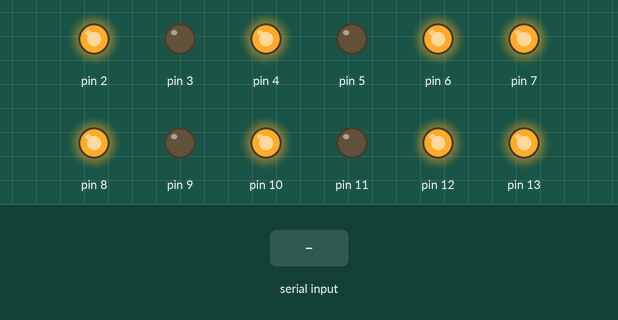
A sketch run on a simulated Arduino Nano, built with avr-gcc and run on an emulated ATmega328P. Shown: output pins drawn as LEDs (lit = HIGH). The inputs (shaded band) are chosen by the test bench.

Above: at 5.9 s.
6.0 s: "90,45,200\n" received over Serial
At 7.0 s:
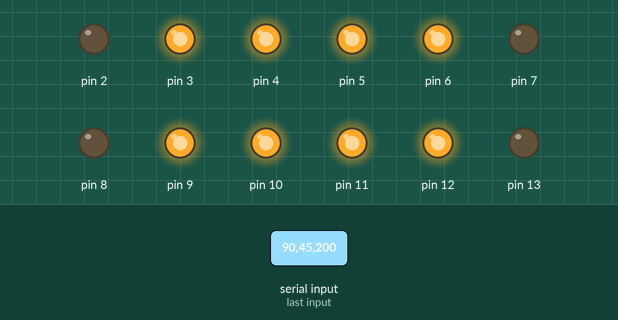
7.5 s: "30,150,10\n" received over Serial
At 9.9 s:
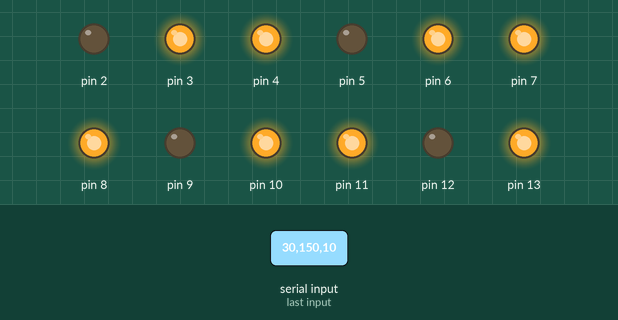
10.5 s: "90,45\n" received over Serial
At 12.4 s:
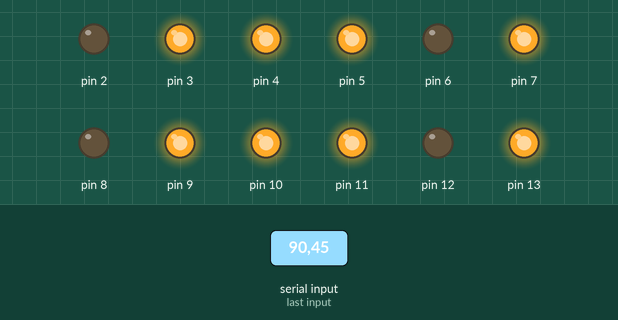
13.0 s: "1,90,45\n" received over Serial
At 13.5 s:
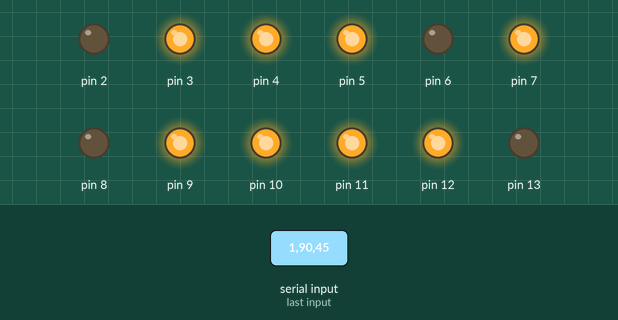
14.5 s: "5\n" received over Serial
At 16.3 s:
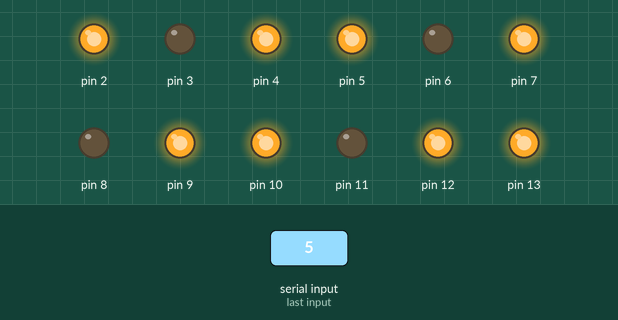
17.0 s: "30,150\n" received over Serial
At 18.4 s:
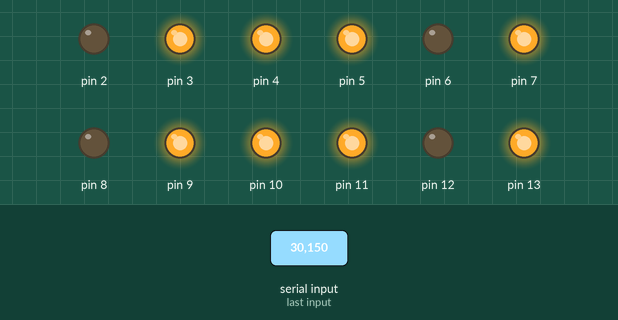
Timing chart, 0 to 20.0 s (numbered marks = the images above; inputs shaded):
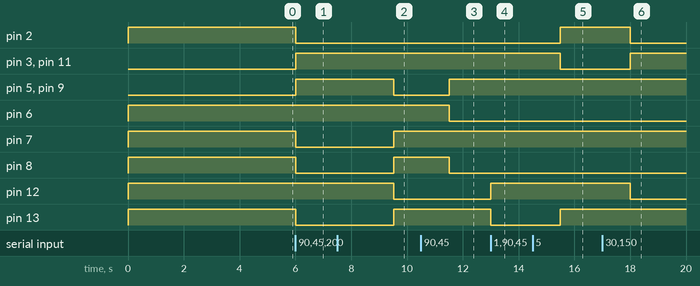

The sketch:

jarduino.ino
```cpp
// When uploading on Josh's Nano boards,
// make sure to select ATMega328P(Old Bootloader)
// in the Tools > Processor menu.

#include "drives_lib/Motor.cpp"
#include "drives_lib/SquareDrive.cpp"

// refer: ./drives_lib/square_drive_pins_from_aubrey_discord.png
Motor right(5, 6, 7, true, Motor::BRAKE, 0.1); // m1
Motor left(9, 8, 10, true, Motor::BRAKE, 0.1); // m2
Motor back(11, 12, 13, true, Motor::BRAKE, 0.1); // m3
Motor front(3, 2, 4, true, Motor::BRAKE, 0.1); // m4

SquareDrive squareDrive(front, right, left, back);

void setup() {
    // Extra pause on startup, just for the CPU as a treat!
    // no, really, it might be helping with the uploads on
    // my ancient bootloader... LOL
    delay(5000);

    Serial.begin(9600);

    while (Serial.available() == 0) {
        // Block until Serial is connected.
    }
}

void loop() {
    if (Serial.available() > 0) {
        float x = Serial.parseFloat();
        float y = Serial.parseFloat();
        float rotation = Serial.parseFloat();

        squareDrive.setSpeed(x, y, rotation);
        // Uncomment the following 2 lines if you're just trying to test over serial monitor
        // and are just typing in inputs!
        // delay(5000);
        // squareDrive.setSpeed(0, 0, 0);
    }
    delay(10);
}

// void loop() {
//     Serial.println("Enter your name to test all the motors: ");

//     // block until user hits Enter :
//     while (Serial.available() == 0) {}
//     Serial.readString();
//     // sorry yeah irdk how else the serial lib wants me to do that LOL

//     Serial.println("right.setSpeed(0.4);");
//     delay(1000);
//     right.setSpeed(0.4);
//     delay(1000);
//     right.setSpeed(0.0);
//     delay(1000);
//     Serial.println("right complete");
//     delay(1000);

//     Serial.println("left.setSpeed(0.4);");
//     delay(1000);
//     left.setSpeed(0.4);
//     delay(1000);
//     left.setSpeed(0.0);
//     delay(1000);
//     Serial.println("left complete");
//     delay(1000);

//     Serial.println("back.setSpeed(0.4);");
//     delay(1000);
//     back.setSpeed(0.4);
//     delay(1000);
//     back.setSpeed(0.0);
//     delay(1000);
//     Serial.println("back complete");
//     delay(1000);

//     Serial.println("front.setSpeed(0.4);");
//     delay(1000);
//     front.setSpeed(0.4);
//     delay(1000);
//     front.setSpeed(0.0);
//     delay(1000);
//     Serial.println("front complete");
//     delay(1000);

//     delay(50);
// }
```

Measured:
- after the input at 6.0 s, pin 2, pin 7, pin 8, pin 13: HIGH → LOW at once; pin 3, pin 5, pin 9, pin 11: LOW → HIGH at once
- after the input at 7.5 s, pin 2: stays LOW (without the input it goes to HIGH after 1.5 s); pin 3, pin 11: stays HIGH (without the input it goes to LOW after 1.5 s); pin 5, pin 9: HIGH → LOW after 2.0 s instead of 1.5 s; pin 7, pin 8, pin 13: LOW → HIGH after 2.0 s instead of 1.5 s; pin 12: HIGH → LOW after 2.0 s
- after the input at 10.5 s, pin 5, pin 9: LOW → HIGH after 1.0 s; pin 6, pin 8: HIGH → LOW after 1.0 s
- after the input at 13.0 s, pin 12: LOW → HIGH at once; pin 13: HIGH → LOW at once
- after the input at 14.5 s, pin 2, pin 13: LOW → HIGH after 1.0 s instead of 1.5 s; pin 3, pin 11: HIGH → LOW after 1.0 s instead of 1.5 s; pin 5, pin 9: stays HIGH (without the input it goes to LOW after 1.5 s); pin 6, pin 8: stays LOW (without the input it goes to HIGH after 1.5 s)
- after the input at 17.0 s, pin 2, pin 12: HIGH → LOW after 1.0 s; pin 3, pin 11: LOW → HIGH after 1.0 s
